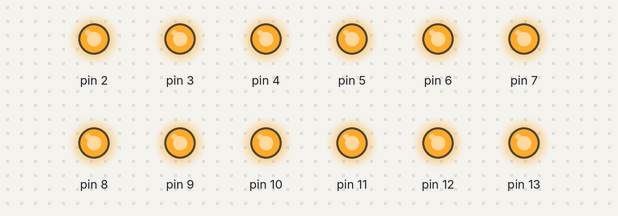
A sketch run on a simulated Arduino Uno, built with avr-gcc and run on an emulated ATmega328P. Parts: output pins drawn as LEDs (lit = HIGH). Dashed ring = blinking.

Above: at 0.1 s.
At 2.85 s:
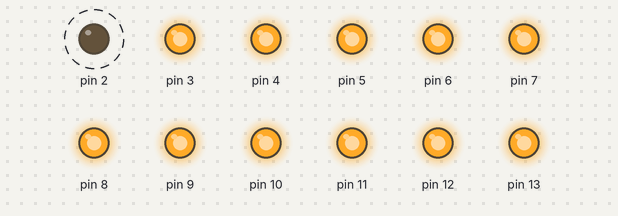
Timing chart, 0 to 3.1 s (numbered marks = the images above):
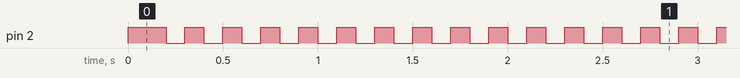

The sketch:

vis105b_led_test.ino
```cpp
void setup() {
  // put your setup code here, to run once:


  for (int i = 2; i<14; i++){

    pinMode(i, OUTPUT);
    digitalWrite(i, HIGH);

    }


  }


void loop() {

  delay(100);
  digitalWrite(2,HIGH);
  delay(100);
  digitalWrite(2,LOW);


  }
```

Measured:
- by itself, pin 2: alternates HIGH for 0.10 s and LOW for 0.10 s
